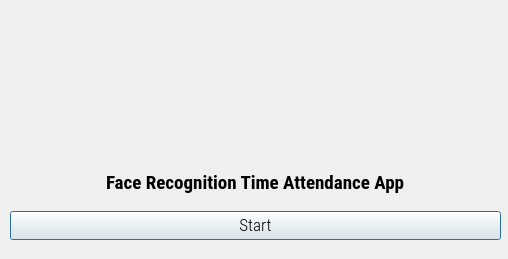
<?xml version="1.0" encoding="UTF-8"?>
<ui version="4.0">
 <class>Dialog</class>
 <widget class="QDialog" name="Dialog">
  <property name="geometry">
   <rect>
    <x>0</x>
    <y>0</y>
    <width>508</width>
    <height>259</height>
   </rect>
  </property>
  <property name="minimumSize">
   <size>
    <width>508</width>
    <height>259</height>
   </size>
  </property>
  <property name="maximumSize">
   <size>
    <width>508</width>
    <height>259</height>
   </size>
  </property>
  <property name="windowTitle">
   <string>Face Recognition Time Attendance App</string>
  </property>
  <property name="windowIcon">
   <iconset resource="resource.qrc">
    <normaloff>:/icon/icon.png</normaloff>:/icon/icon.png</iconset>
  </property>
  <widget class="QLabel" name="logolabel">
   <property name="geometry">
    <rect>
     <x>0</x>
     <y>0</y>
     <width>500</width>
     <height>133</height>
    </rect>
   </property>
   <property name="text">
    <string/>
   </property>
   <property name="pixmap">
    <pixmap resource="resource.qrc">:/logo/me.png</pixmap>
   </property>
  </widget>
  <widget class="QWidget" name="verticalLayoutWidget">
   <property name="geometry">
    <rect>
     <x>10</x>
     <y>160</y>
     <width>491</width>
     <height>80</height>
    </rect>
   </property>
   <layout class="QVBoxLayout" name="verticalLayout">
    <item>
     <layout class="QHBoxLayout" name="horizontalLayout">
      <item alignment="Qt::AlignHCenter">
       <widget class="QLabel" name="filelabel">
        <property name="font">
         <font>
          <family>Roboto Condensed</family>
          <pointsize>14</pointsize>
          <weight>75</weight>
          <bold>true</bold>
         </font>
        </property>
        <property name="text">
         <string>Face Recognition Time Attendance App</string>
        </property>
       </widget>
      </item>
     </layout>
    </item>
    <item>
     <widget class="QPushButton" name="runButton">
      <property name="font">
       <font>
        <family>Roboto Condensed Light</family>
        <pointsize>13</pointsize>
       </font>
      </property>
      <property name="text">
       <string>Start</string>
      </property>
     </widget>
    </item>
   </layout>
  </widget>
 </widget>
 <resources>
  <include location="resource.qrc"/>
 </resources>
 <connections/>
</ui>
